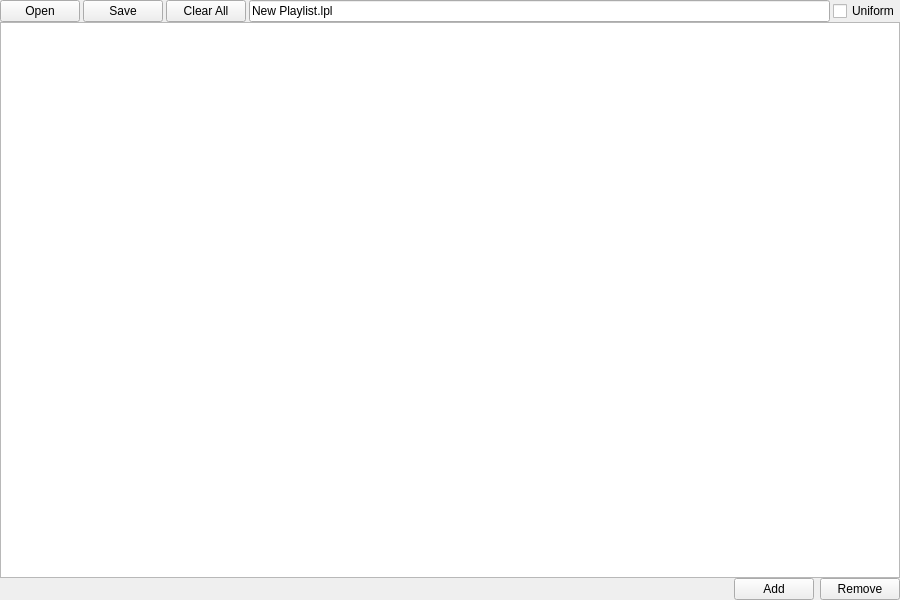
<?xml version="1.0" encoding="UTF-8"?>
<ui version="4.0">
 <class>MainWindow</class>
 <widget class="QMainWindow" name="MainWindow">
  <property name="geometry">
   <rect>
    <x>0</x>
    <y>0</y>
    <width>900</width>
    <height>600</height>
   </rect>
  </property>
  <property name="windowTitle">
   <string>RPLE</string>
  </property>
  <widget class="QWidget" name="centralWidget">
   <layout class="QHBoxLayout" name="horizontalLayout">
    <property name="spacing">
     <number>0</number>
    </property>
    <property name="leftMargin">
     <number>0</number>
    </property>
    <property name="topMargin">
     <number>0</number>
    </property>
    <property name="rightMargin">
     <number>0</number>
    </property>
    <property name="bottomMargin">
     <number>0</number>
    </property>
    <item>
     <layout class="QVBoxLayout" name="verticalLayout">
      <property name="spacing">
       <number>0</number>
      </property>
      <item>
       <layout class="QHBoxLayout" name="horizontalLayout_2">
        <property name="spacing">
         <number>3</number>
        </property>
        <property name="bottomMargin">
         <number>0</number>
        </property>
        <item>
         <widget class="QPushButton" name="openButton">
          <property name="toolTip">
           <string>Open an existing playlist</string>
          </property>
          <property name="text">
           <string>Open</string>
          </property>
          <property name="flat">
           <bool>false</bool>
          </property>
         </widget>
        </item>
        <item>
         <widget class="QPushButton" name="saveButton">
          <property name="toolTip">
           <string>Save the current playlist</string>
          </property>
          <property name="text">
           <string>Save</string>
          </property>
         </widget>
        </item>
        <item>
         <widget class="QPushButton" name="newButton">
          <property name="toolTip">
           <string>Create a new playlist</string>
          </property>
          <property name="text">
           <string>Clear All</string>
          </property>
         </widget>
        </item>
        <item>
         <widget class="QLineEdit" name="playlistText">
          <property name="sizePolicy">
           <sizepolicy hsizetype="Expanding" vsizetype="Fixed">
            <horstretch>1</horstretch>
            <verstretch>0</verstretch>
           </sizepolicy>
          </property>
          <property name="text">
           <string>New Playlist.lpl</string>
          </property>
         </widget>
        </item>
        <item>
         <widget class="QCheckBox" name="uniformCheck">
          <property name="toolTip">
           <string>&lt;html&gt;&lt;head/&gt;&lt;body&gt;&lt;p&gt;Sets all playlist entries to the same value&lt;/p&gt;&lt;/body&gt;&lt;/html&gt;</string>
          </property>
          <property name="text">
           <string>Uniform</string>
          </property>
         </widget>
        </item>
       </layout>
      </item>
      <item>
       <widget class="QTableView" name="tableView">
        <property name="sortingEnabled">
         <bool>true</bool>
        </property>
        <attribute name="horizontalHeaderDefaultSectionSize">
         <number>150</number>
        </attribute>
        <attribute name="horizontalHeaderStretchLastSection">
         <bool>true</bool>
        </attribute>
       </widget>
      </item>
      <item>
       <layout class="QHBoxLayout" name="horizontalLayout_4">
        <item>
         <spacer name="horizontalSpacer_2">
          <property name="orientation">
           <enum>Qt::Horizontal</enum>
          </property>
          <property name="sizeHint" stdset="0">
           <size>
            <width>40</width>
            <height>20</height>
           </size>
          </property>
         </spacer>
        </item>
        <item>
         <widget class="QPushButton" name="addButton">
          <property name="text">
           <string>Add</string>
          </property>
         </widget>
        </item>
        <item>
         <widget class="QPushButton" name="removeButton">
          <property name="text">
           <string>Remove</string>
          </property>
         </widget>
        </item>
       </layout>
      </item>
     </layout>
    </item>
   </layout>
  </widget>
 </widget>
 <layoutdefault spacing="6" margin="11"/>
 <resources/>
 <connections/>
</ui>
